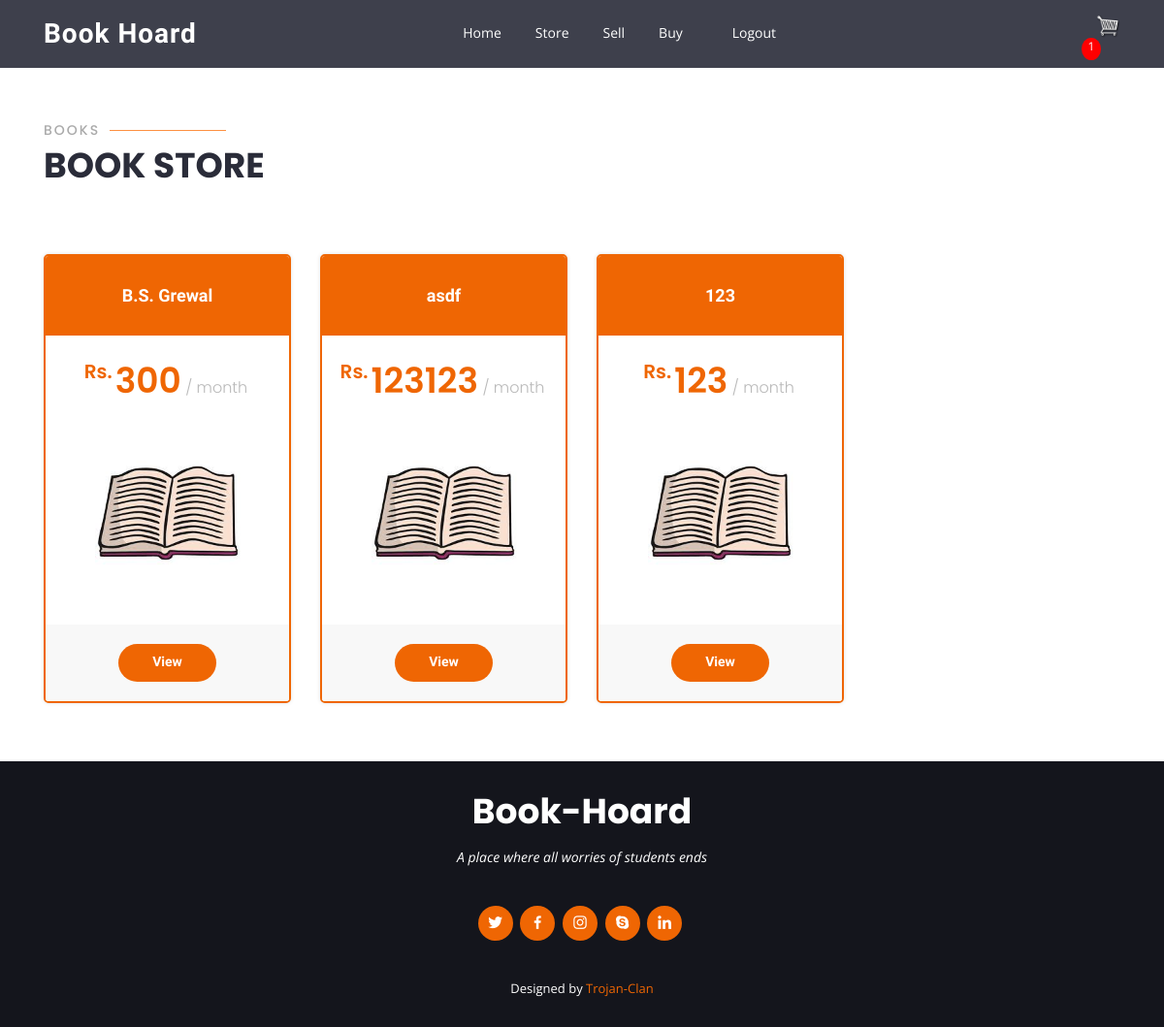
Before: /store/ (signed in) with the older database file.
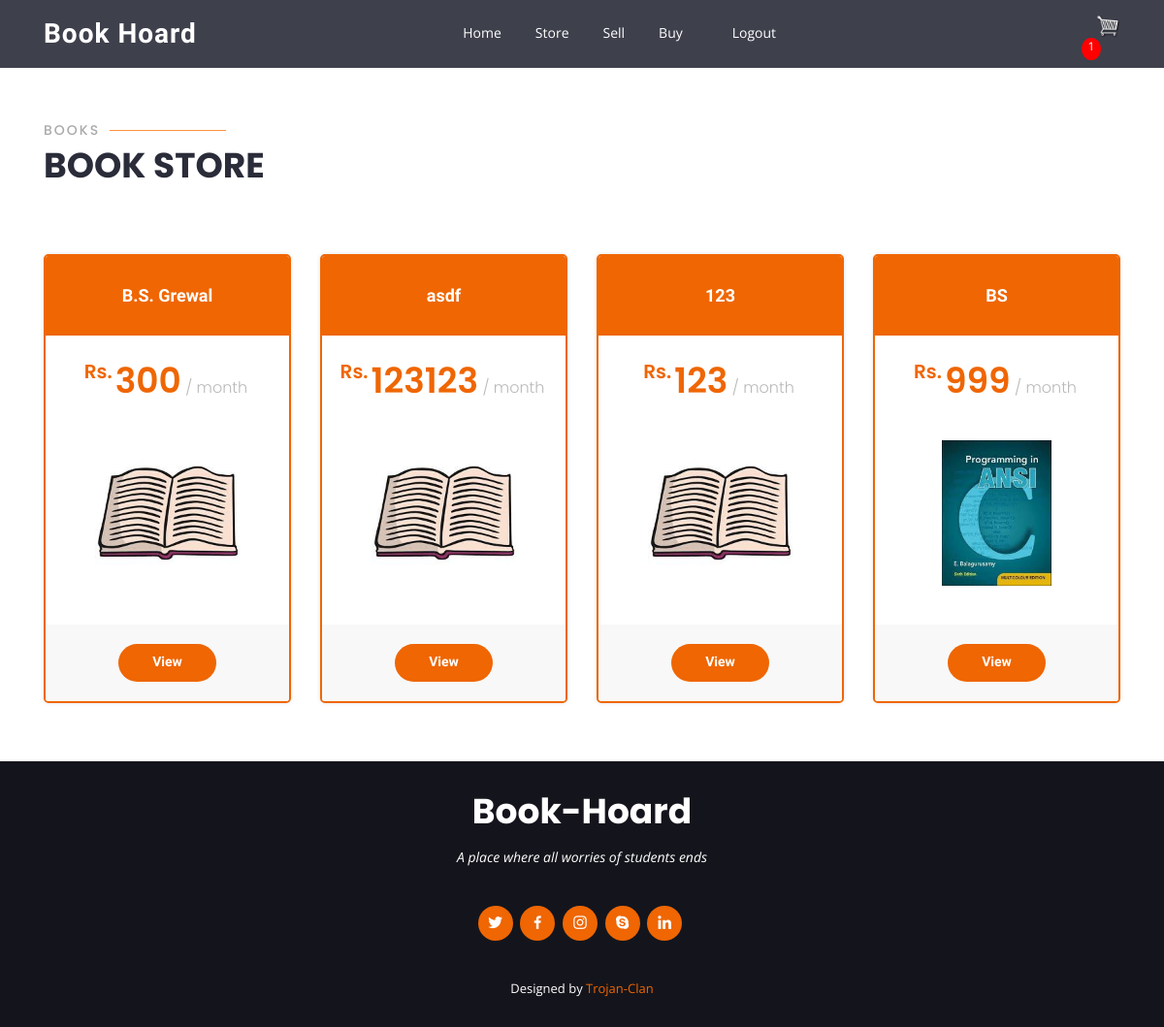
After: the same page with the newer database file.
### hoard/models.py (models this page shows, shortened)
class Product(models.Model):
    TYPE = [
            ('Sell','Sell'),
            ('Rent','Rent'),
            ('Sell or Rent','Sell or Rent'),
    ]
    owner       = models.ForeignKey(Owner, on_delete=models.CASCADE)
    title       = models.CharField(max_length = 25)
    type        = models.CharField(max_length = 12, choices = TYPE, default = 'Sell')
    price       = models.IntegerField()
    description = models.TextField(default="No Description Given")
    image       = models.ImageField(default='default.jpeg', upload_to='media/product')

### hoard/views.py (the view)
# urls.py: path('store/', views.store, name = 'store'),
def store(request):
    products = Product.objects.all()
    customer, created = Customer.objects.get_or_create(user = request.user)
    try:
        order = Order.objects.get(customer=customer)
        context =  {'products':products, 'cartItems': order.cart_items()}
    except ObjectDoesNotExist:
        order = None
        context =  {'products':products}
    return render(request, 'hoard/store.html', context)

### hoard/models.py (called while the page is built)
    def cart_items(self):
        return self.products.count

### hoard/templates/hoard/store.html
{% extends 'hoard/main.html'%}
{% block content %}
<section class="pricing">
  <div class="container">
    <div class="section-title" data-aos="zoom-out">
      <h2>Books</h2>
      <p>Book Store</p>
    </div>
    <div class="row">
      {% for book in products %}
      <div class="col-lg-3 col-md-6 mt-4">
        <div class="box featured" data-aos="zoom-in">
          <h3>{{book.title}}</h3>
          <h4><sup>Rs.</sup>{{book.price}}<span> / month</span></h4>
          <img class="product-image" src="{{ book.image.url }}" height="170px" alt="">
          <div class="btn-wrap">
            <a href="{% url 'product-detail' book.id %}" class="btn-buy">View</a>
          </div>
        </div>
      </div>
      {% endfor %}
    </div>
  </div>
</section>
  {% endblock %}

Changed rows visible on the page:
added Product: title "BS", price "999", image (picture)
